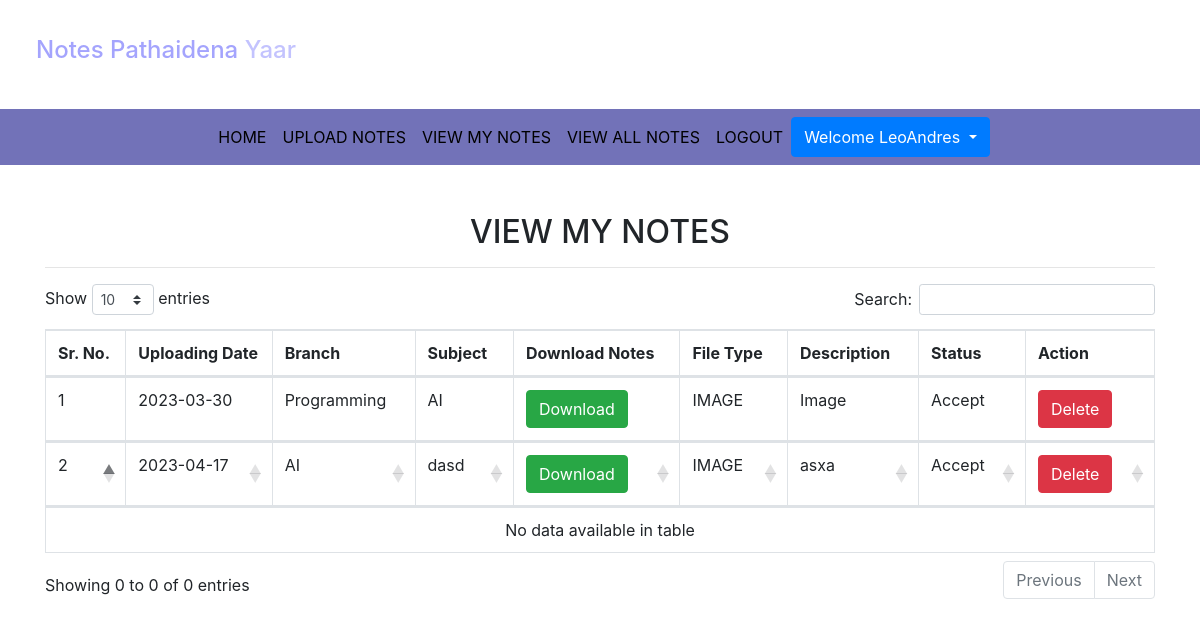
Page /view_mynotes (signed in) on the committed database.
### notes/models.py (models this page shows, shortened)
class Notes(models.Model):
    user = models.ForeignKey(User,on_delete=models.CASCADE)
    uploadingdate = models.CharField(max_length=30)
    branch = models.CharField(max_length=30)
    subject = models.CharField(max_length=30)
    notesfile = models.FileField(null=True)
    filetype = models.CharField(max_length=30,null=True)
    description = models.CharField(max_length=200,null=True)
    status = models.CharField(max_length=15)

### notes/views.py (the view)
# urls.py: path('view_mynotes',view_mynotes,name='view_mynotes'),
def view_mynotes(request):
    if not request.user.is_authenticated:
        return redirect('login')
    user = User.objects.get(id=request.user.id)
    notes = Notes.objects.filter(user = user)
    d={'notes':notes}
    return render(request, 'view_mynotes.html',d)

### notes/templates/view_mynotes.html (shortened to what this page needs)
{% extends 'usernavigation.html' %} {% block body %} {% load static %}
<link
  rel="stylesheet"
  href="https://cdnjs.cloudflare.com/ajax/libs/twitter-bootstrap/4.5.2/css/bootstrap.css"
/>
<link
  rel="stylesheet"
  href="https://cdn.datatables.net/1.13.4/css/dataTables.bootstrap4.min.css"
/>
<div class="container mt-5">
  <h2 class="text-center">VIEW MY NOTES</h2>
  <hr />
  <table class="table table-bordered" id="example">
    <thead>
      <tr>
        <th>Sr. No.</th>
        <th>Uploading Date</th>
        <th>Branch</th>
        <th>Subject</th>
        <th>Download Notes</th>
        <th>File Type</th>
        <th>Description</th>
        <th>Status</th>
        <th>Action</th>
      </tr>
      {% for i in notes %}
      <tr>
        <td>{{forloop.counter}}</td>
        <td>{{i.uploadingdate}}</td>
        <td>{{i.branch}}</td>
        <td>{{i.subject}}</td>
        <td>
          <a href="{{i.notesfile.url}}" class="btn btn-success" download
            >Download</a
          >
        </td>
        <td>{{i.filetype}}</td>
        <td>{{i.description}}</td>
        <td>{{i.status}}</td>
        <td>
          <a
            href="{% url 'delete_mynotes' i.id %}"
            class="btn btn-danger"
            onclick="return confirm('Are you sure?')"
            delete
            >Delete</a
          >
        </td>
      </tr>
      {% endfor %}
    </thead>
  </table>
</div>
{% endblock %}

### notes/templates/usernavigation.html (shortened to what this page needs)
<html lang="en">
  <head>
    {% load static %}
    <link
      rel="stylesheet"
      href="https://maxcdn.bootstrapcdn.com/bootstrap/4.3.1/css/bootstrap.min.css"
    />
    <link
      rel="stylesheet"
      href="https://use.fontawesome.com/releases/v5.6.3/css/all.css"
    />
    <link rel="stylesheet" href="{% static 'css/mystyle.css'%} " />
  </head>
  <body>
    <h4 style="padding: 3%">
      <span style="color: #a4a4fd"> Notes Pathaidena</span
      ><span style="color: #c3c3fe"> Yaar</span>
    </h4>
    <nav
      class="navbar navbar-expand-sm justify-content-center"
      style="background-color: #7272b8"
    >
      <ul class="navbar-nav">
        <li class="navbar-item">
          <a class="nav-link" href="{% url 'profile'%}">HOME</a>
        </li>
        <li class="navbar-item">
          <a class="nav-link" href="{% url 'upload_notes'%}">UPLOAD NOTES</a>
        </li>
        <li class="navbar-item">
          <a class="nav-link" href="{% url 'view_mynotes'%}">VIEW MY NOTES</a>
        </li>
        <li class="navbar-item">
          <a class="nav-link" href="{% url 'viewallnotes'%}">VIEW ALL NOTES</a>
        </li>
        <li class="navbar-item">
          <a class="nav-link" href="{% url 'logout'%}">LOGOUT</a>
        </li>
        <div class="btn-group">
          <button
            type="button"
            class="btn btn-primary dropdown-toggle"
            data-toggle="dropdown"
          >
            Welcome {{request.user.first_name}}
          </button>
        </div>
      </ul>
    </nav>
  </body>
</html>
{% block body %} {% endblock %}

### notes/static/css/mystyle.css (style rules this page uses)
.nav-link { color: black; }

### rows in the picture
Notes: uploadingdate "2023-03-30", branch "Programming", subject "AI", filetype "IMAGE", description "Image", status "Accept"
Notes: uploadingdate "2023-04-17", branch "AI", subject "dasd", filetype "IMAGE", description "asxa", status "Accept"

### other values in the picture
{{ request.user.first_name }} "LeoAndres"
